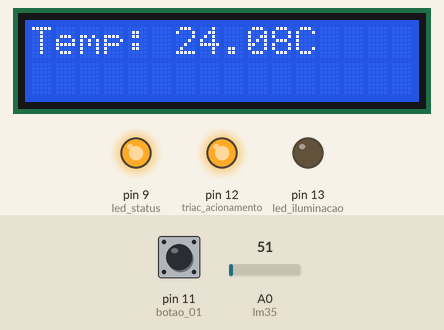
A sketch run on a simulated Arduino Uno, built with avr-gcc and run on an emulated ATmega328P. Parts: 16×2 character LCD, output pins drawn as LEDs (lit = HIGH). The inputs (shaded band) are chosen by the test bench; at power-on: A0 (lm35) = 51, pin 11 (botao_01) HIGH. Pins used as bus, display or sensor lines are not drawn; what the sketch prints to the serial monitor is not drawn.

Above: at 1.4 s.
1.5 s: A0 (lm35) set to 24
At 2.6 s:
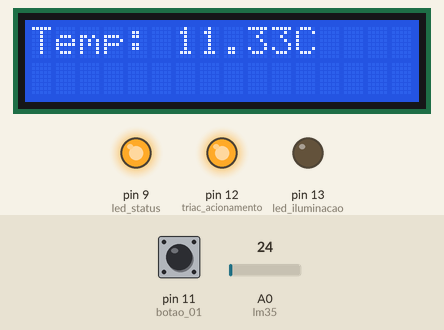
3.2 s: A0 (lm35) set to 19
At 4.5 s:
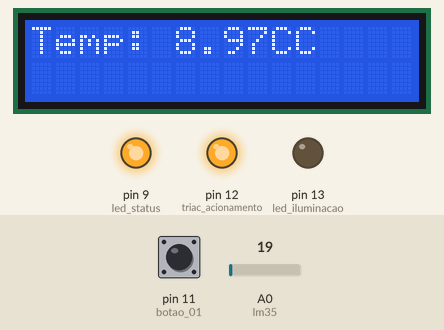
4.8 s: pin 11 (botao_01) pulled LOW for 0.15 s
At 6.1 s:
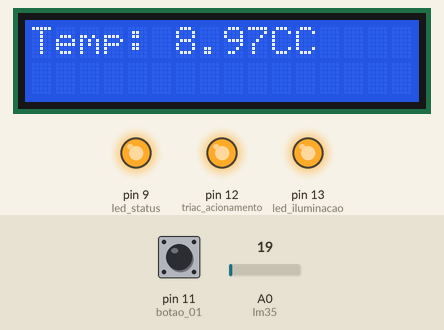
6.4 s: A0 (lm35) set to 53
At 7.1 s:
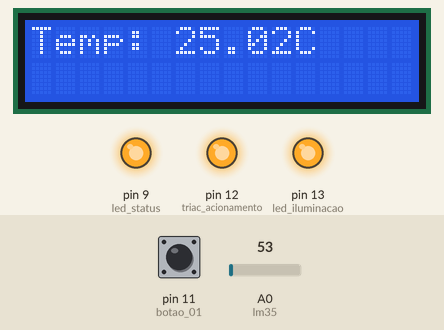
8.3 s: A0 (lm35) set to 64
At 9.3 s:
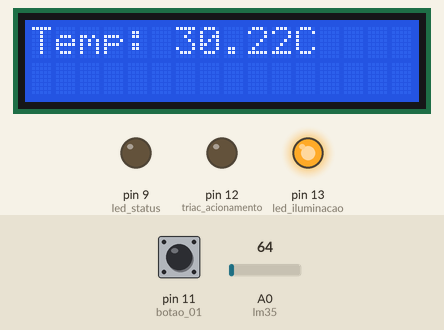
9.9 s: pin 11 (botao_01) pulled LOW for 1 s
At 11.2 s:
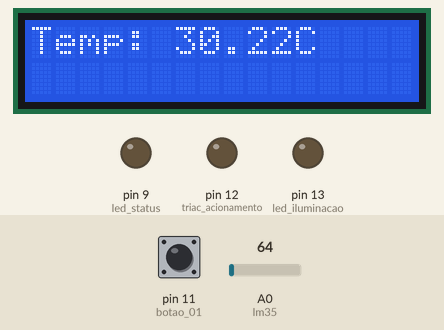
Timing chart, 0 to 12.9 s (numbered marks = the images above; inputs shaded):
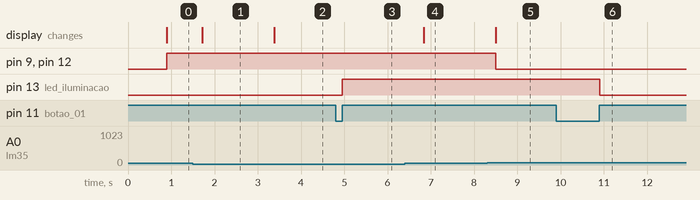

The sketch:

Aquautomatic_V1_00_00.ino
```cpp
/*
 This is a Exemple for a simple temperature controler

*/

// include the library code:
#include <LiquidCrystal.h>


// initialize the library by associating any needed LCD interface pin
// with the arduino pin number it is connected to
const int rs = 7, en = 6, d4 = 5, d5 = 4, d6 = 3, d7 = 10;
LiquidCrystal lcd(rs, en, d4, d5, d6, d7);
const int lcd_bl = 8;
const int lm35 = A0;
const int triac_acionamento = 12;
const int led_iluminacao = 13;
const int led_status = 9;

//Constante dos Pinos de saida para os acionamentos
const int botao_01 = 11;        // Pino do botão 01

int ledStateBotao_01 = HIGH;    // Estado atual o pino de saida
int stateBotao_01_saida = 0;    // Estado da saida do botão 01
int stateBotao_01;              // Atual estado do reading botao_01 no pino de entrada
int lastStateBotao_01 = LOW;    // Estado anterior do readingbotao_01


// the following variables are unsigned long's because the time, measured in miliseconds,
// will quickly become a bigger number than can't be stored in an int.
unsigned long lastDebounceTime = 0;  // the last time the output pin was toggled
unsigned long debounceDelay = 5;    // the debounce time; increase if the output flickers
unsigned long selectionValue = 0;

float temperature;

// PROTOTIPO DA FUNÇÃO

void checkbutton();


//FUNÇÃO DE CONFIGURAÇÃO

void setup() {
  // set up the LCD's number of columns and rows:
  Serial.begin(115200);
  Serial.println("\n Starting");

  lcd.begin(16, 2);

  pinMode(lcd_bl, OUTPUT);
  pinMode(triac_acionamento, OUTPUT);
  pinMode(led_iluminacao, OUTPUT);
  pinMode(led_status, OUTPUT);
  pinMode(botao_01, INPUT_PULLUP);


  digitalWrite(lcd_bl, HIGH);
}

void loop() {
  // set the cursor to column 0, line 1
  // (note: line 1 is the second row, since counting begins with 0):


  temperature = (float(analogRead(lm35))*4.83/(1023))*100;


  checkbutton();
  selectionValue++;
  delay(1);


  if (selectionValue >= 700){
      Serial.println(temperature);
        lcd.setCursor(0, 0);
  // print the number of seconds since reset:
   // Print a message to the LCD.
  lcd.print("Temp: ");
  lcd.print(temperature);
  lcd.print("C");

      if(temperature <= 27.4){
        digitalWrite(triac_acionamento, HIGH);
        digitalWrite(led_status, HIGH);

      }else{
        digitalWrite(triac_acionamento, LOW);
        digitalWrite(led_status, LOW);
      };


      selectionValue = 0;


      }

  }


//FUNÇÕES

void checkbutton(){
  //Serial.println("entrou na rotina de checar Botao");

 // read the state of the switch into a local variable:
  int readingbotao_01 = digitalRead(botao_01);


  // check to see if you just pressed the button
  // (i.e. the input went from LOW to HIGH),  and you've waited
  // long enough since the last press to ignore any noise:

  // If the switch changed, due to noise or pressing:
  if (readingbotao_01 != lastStateBotao_01) {
    // reset the debouncing timer
    lastDebounceTime = millis();
  }


  if ((millis() - lastDebounceTime) > debounceDelay) {
    // whatever the readingbotao_01 is at, it's been there for longer
    // than the debounce delay, so take it as the actual current state:


    // if the button state has changed:
    if (readingbotao_01 != stateBotao_01) {
      stateBotao_01 = readingbotao_01;


    while(stateBotao_01 == LOW){
      selectionValue++;
      delay(1);
      stateBotao_01 = digitalRead(botao_01);
    }


      // only toggle the LED if the new button state is HIGH
      if (stateBotao_01 == HIGH) {

        ledStateBotao_01 = !ledStateBotao_01;
      }
    }

  digitalWrite(led_iluminacao, ledStateBotao_01);

  }


  // save the readingbotao_01.  Next time through the loop,
  // it'll be the lastStateBotao_01:
  lastStateBotao_01 = readingbotao_01;


}
```

Measured:
- the behaviour switches between 22 and 21 on A0 (lm35) (found by bisection; images 1 and 2)
- the behaviour switches between 58 and 59 on A0 (lm35) (found by bisection; images 4 and 5)
- after the input at 1.5 s, the display: changes after 0.22 s (image 1)
- after the input at 3.2 s, the display: changes after 0.18 s (image 2)
- after the input at 4.8 s, pin 13 (led_iluminacao): LOW → HIGH after 0.15 s
- after the input at 6.4 s, the display: changes after 0.44 s (image 4)
- after the input at 8.3 s, pin 9 (led_status), pin 12 (triac_acionamento): HIGH → LOW after 0.20 s; the display: changes after 0.20 s (image 5)
- after the input at 9.9 s, pin 13 (led_iluminacao): HIGH → LOW after 1.0 s
